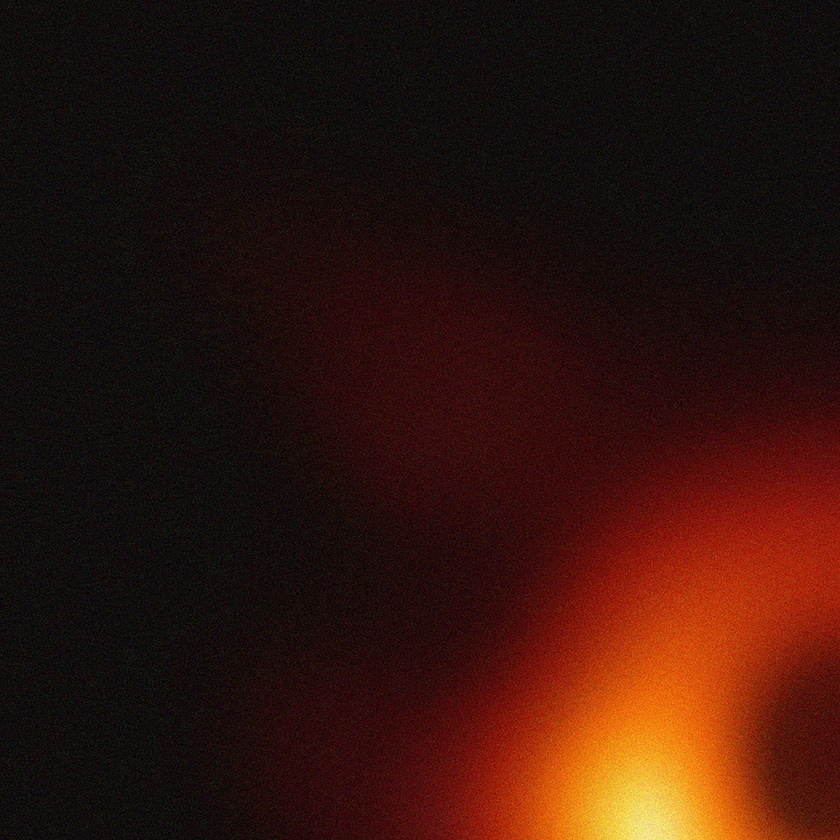
#> input picture Assignment29/inputs/galaxy/1/1.jpg, 840 x 840 px, shrunk from 1000 x 1000 before the run; its folder holds only this picture in this run
$ python add_images3.py
#> lines starting #> are read from the running program, lines starting #| are printed output that depends on the picture
import cv2
import numpy as np
import os

while True:
    count = 1
    images_path = os.listdir(f'inputs/galaxy/{str(count)}')

    images = []

    for image_path in images_path:
        image = cv2.imread(f'inputs/galaxy/{str(count)}/' + image_path)
#> image is the input picture: shape (840, 840, 3); mean B, G, R 12.9, 20.5, 50.5
        image = cv2.cvtColor(image, cv2.COLOR_BGR2GRAY)
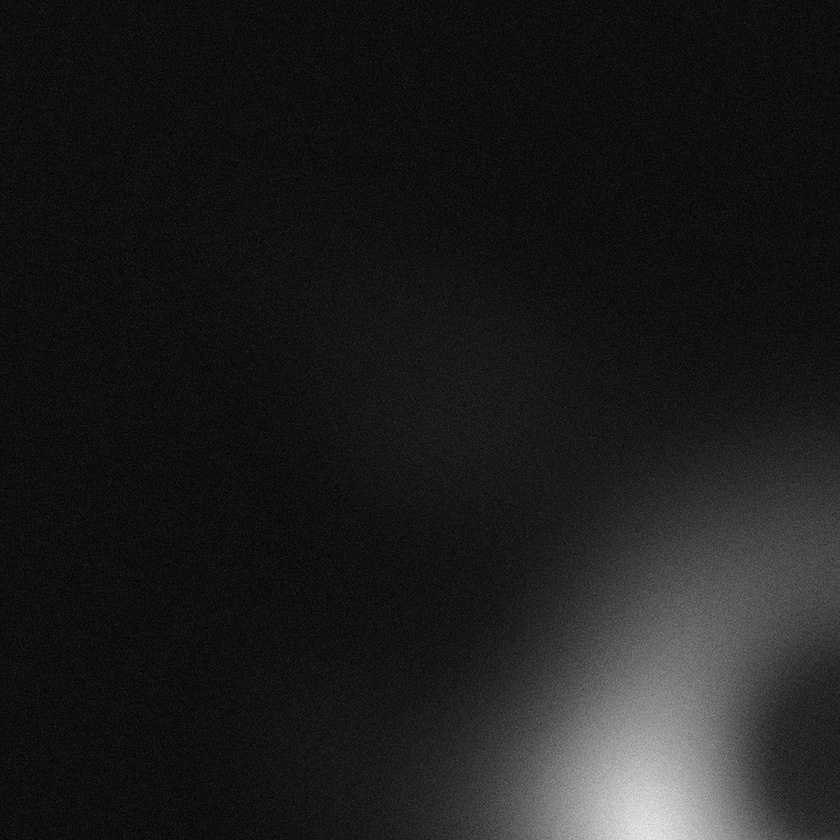
#> image: shape (840, 840); min 0, max 236, mean 28.6
        image = image.astype(np.float32)
        images.append(image)

    result = np.zeros(image.shape)

    for image in images:
        result += image
#> this loop made 1 pass

    result = result / len(images)
    result = result.astype(np.uint8)

    cv2.imwrite(f"output/result{str(count)}.jpg", result)
    count += 1
    if count == 5:
        break
